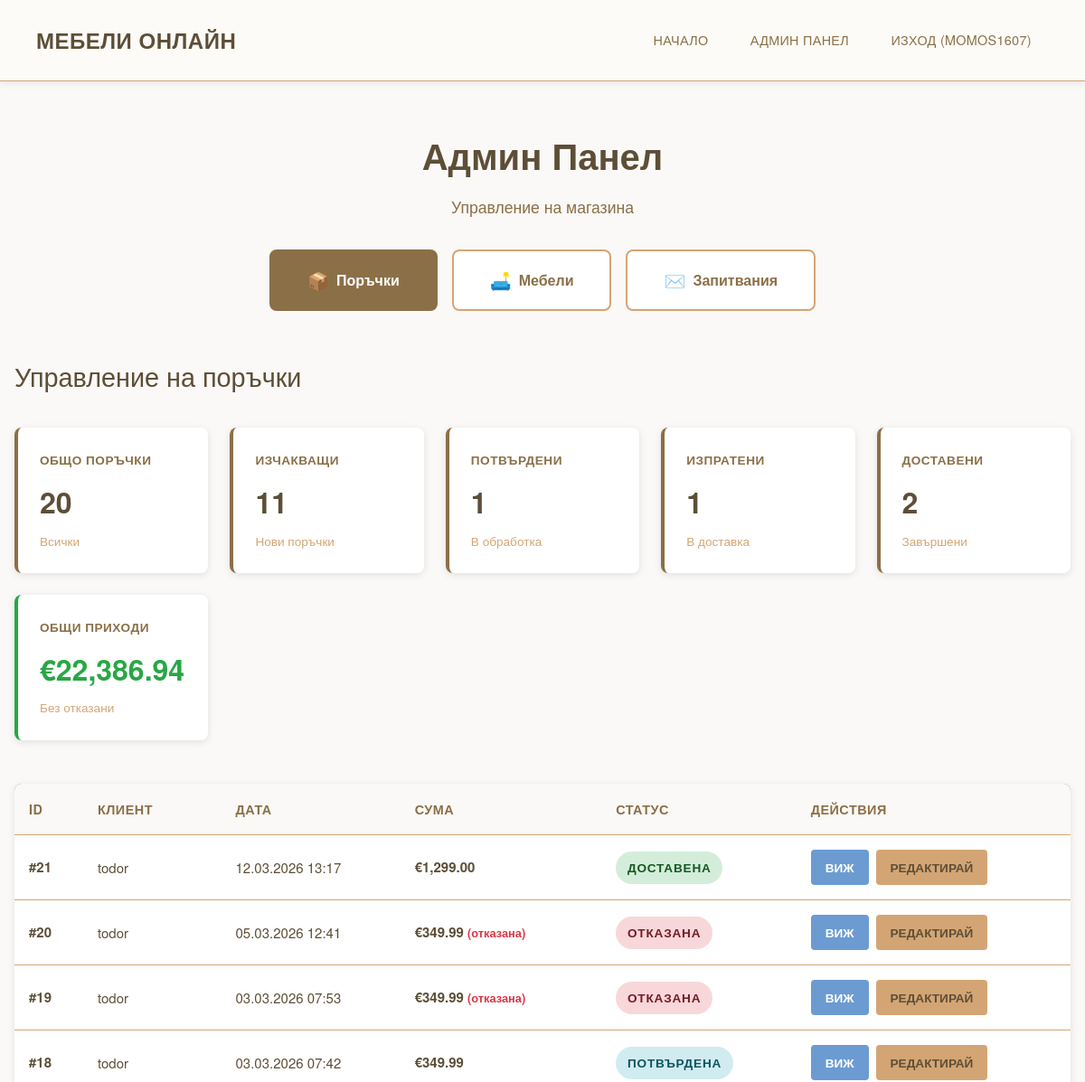
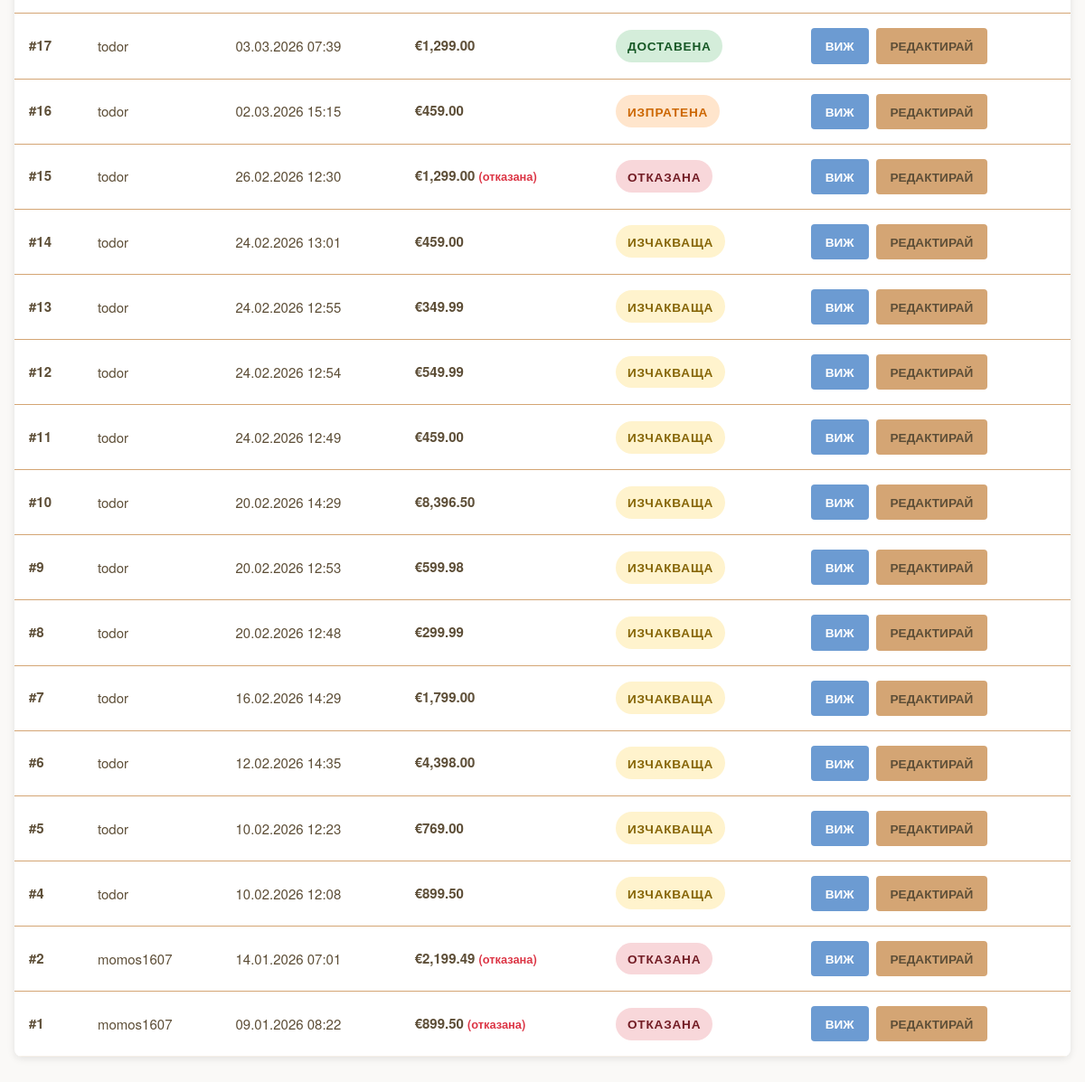
Screenshot of /admin_orders.php (signed in) with the database file from the repository (2 pictures, top to bottom).
### tables this page shows
CREATE TABLE `orders` (
  `id` int(11) NOT NULL,
  `user_id` int(11) NOT NULL,
  `total_price` decimal(10,2) NOT NULL,
  `status` enum('pending','confirmed','shipped','delivered','cancelled') NOT NULL DEFAULT 'pending',
  `delivery_address` text NOT NULL,
  `phone` varchar(20) NOT NULL,
  `notes` text DEFAULT NULL,
  `created_at` timestamp NOT NULL DEFAULT current_timestamp()
);

CREATE TABLE `users` (
  `id` int(11) NOT NULL,
  `username` varchar(50) NOT NULL,
  `email` varchar(100) NOT NULL,
  `password` varchar(255) NOT NULL,
  `is_admin` tinyint(1) DEFAULT 0,
  `full_name` varchar(100) NOT NULL,
  `phone` varchar(20) DEFAULT NULL,
  `address` text DEFAULT NULL,
  `role` enum('user','admin') DEFAULT 'user',
  `created_at` timestamp NOT NULL DEFAULT current_timestamp()
);

### admin_orders.php (the view, shortened to what this page needs)
<?php
require_once 'config.php';
$query = "SELECT o.*, u.username, u.email
          FROM orders o
          LEFT JOIN users u ON o.user_id = u.id
          ORDER BY o.created_at DESC";
$result = mysqli_query($conn, $query);
$stats_query = "SELECT
                COUNT(*) as total_orders,
                SUM(CASE WHEN status = 'pending' OR status IS NULL OR status = '' THEN 1 ELSE 0 END) as pending_orders,
                SUM(CASE WHEN status = 'confirmed' THEN 1 ELSE 0 END) as confirmed_orders,
                SUM(CASE WHEN status = 'shipped' THEN 1 ELSE 0 END) as shipped_orders,
                SUM(CASE WHEN status = 'delivered' THEN 1 ELSE 0 END) as delivered_orders,
                SUM(CASE WHEN status = 'cancelled' THEN 1 ELSE 0 END) as cancelled_orders,
                SUM(CASE WHEN status != 'cancelled' THEN total_price ELSE 0 END) as total_revenue
                FROM orders";
$stats_result = mysqli_query($conn, $stats_query);
$stats = mysqli_fetch_assoc($stats_result);
$status_text = [
    'pending' => 'Изчакваща',
    'confirmed' => 'Потвърдена',
    'shipped' => 'Изпратена',
    'delivered' => 'Доставена',
    'cancelled' => 'Отказана',
    '' => 'Обработва се',
    null => 'Обработва се'
];
?>
<!DOCTYPE html>
<html lang="bg">
<head>
    <link rel="stylesheet" href="style.css">
</head>
<body>
    <nav class="navbar">
        <div class="container">
            <div class="nav-wrapper">
                <a href="index.php" class="logo">МЕБЕЛИ ОНЛАЙН</a>
                <ul class="nav-menu">
                    <li><a href="index.php">НАЧАЛО</a></li>
                    <li><a href="admin_orders.php">АДМИН ПАНЕЛ</a></li>
                    <li><a href="logout.php">ИЗХОД (<?php echo htmlspecialchars($_SESSION['username']); ?>)</a></li>
                </ul>
            </div>
        </div>
    </nav>
    <div class="admin-container">
        <div class="admin-header">
            <h1>Админ Панел</h1>
            <p class="admin-subtitle">Управление на магазина</p>
            <div class="admin-tabs">
                <a href="admin_orders.php" class="admin-tab active">
                    <span class="admin-tab-icon">📦</span>
                    Поръчки
                </a>
                <a href="admin_furniture.php" class="admin-tab">
                    <span class="admin-tab-icon">🛋️</span>
                    Мебели
                </a>
                <a href="admin_custom_requests.php" class="admin-tab">
                    <span class="admin-tab-icon">✉️</span>
                    Запитвания
                </a>
            </div>
        </div>
        <div class="content-header">
            <h2>Управление на поръчки</h2>
        </div>
        <div class="stats-container">
            <div class="stat-card">
                <div class="stat-label">Общо поръчки</div>
                <div class="stat-value"><?php echo $stats['total_orders']; ?></div>
                <div class="stat-sublabel">Всички</div>
            </div>
            <div class="stat-card">
                <div class="stat-label">Изчакващи</div>
                <div class="stat-value"><?php echo $stats['pending_orders']; ?></div>
                <div class="stat-sublabel">Нови поръчки</div>
            </div>
            <div class="stat-card">
                <div class="stat-label">Потвърдени</div>
                <div class="stat-value"><?php echo $stats['confirmed_orders']; ?></div>
                <div class="stat-sublabel">В обработка</div>
            </div>
            <div class="stat-card">
                <div class="stat-label">Изпратени</div>
                <div class="stat-value"><?php echo $stats['shipped_orders']; ?></div>
                <div class="stat-sublabel">В доставка</div>
            </div>
            <div class="stat-card">
                <div class="stat-label">Доставени</div>
                <div class="stat-value"><?php echo $stats['delivered_orders']; ?></div>
                <div class="stat-sublabel">Завършени</div>
            </div>
            <div class="stat-card" style="border-left-color: #28a745;">
                <div class="stat-label">Общи приходи</div>
                <div class="stat-value" style="color: #28a745;">€<?php echo number_format($stats['total_revenue'], 2); ?></div>
                <div class="stat-sublabel">Без отказани</div>
            </div>
        </div>
        <div class="orders-section">
            <?php if (mysqli_num_rows($result) > 0): ?>
                <table class="orders-table">
                    <thead>
                        <tr>
                            <th>ID</th>
                            <th>Клиент</th>
                            <th>Дата</th>
                            <th>Сума</th>
                            <th>Статус</th>
                            <th>Действия</th>
                        </tr>
                    </thead>
                    <tbody>
                        <?php while ($order = mysqli_fetch_assoc($result)): ?>
                            <?php
                            $order_status = $order['status'];
                            if (empty($order_status) || $order_status === null || $order_status === '') {
                                $order_status = 'pending';
                            }
                            $status_class = 'status-' . $order_status;
                            $status_label = $status_text[$order_status] ?? 'Обработва се';
                            ?>
                            <tr>
                                <td class="order-id">#<?php echo $order['id']; ?></td>
                                <td><?php echo htmlspecialchars($order['username'] ?? 'N/A'); ?></td>
                                <td><?php echo date('d.m.Y H:i', strtotime($order['created_at'])); ?></td>
                                <td style="font-weight: 600;">
                                    €<?php echo number_format($order['total_price'], 2); ?>
                                    <?php if ($order_status === 'cancelled'): ?>
                                        <span style="font-size: 0.8rem; color: #dc3545;">(отказана)</span>
                                    <?php endif; ?>
                                </td>
                                <td>
                                    <span class="status-badge <?php echo $status_class; ?>">
                                        <?php echo $status_label; ?>
                                    </span>
                                </td>
                                <td>
                                    <div class="action-buttons">
                                        <a href="view_order.php?id=<?php echo $order['id']; ?>" class="btn-action btn-view">
                                            Виж
                                        </a>
                                        <a href="edit_order.php?id=<?php echo $order['id']; ?>" class="btn-action btn-edit">
                                            Редактирай
                                        </a>
                                    </div>
                                </td>
                            </tr>
                        <?php endwhile; ?>
                    </tbody>
                </table>
            <?php endif; ?>
        </div>
    </div>
</body>
</html>

### style.css (style rules this page uses)
:root { --primary-dark: #8B6F47; --primary-black: #5D4E37; --secondary-dark: #2d2d2d; --accent-gold: #c9a96e; --accent-beige: #e8e3d8; --text-primary: #8B6F47; --text-secondary: #8B6F47; --text-light: #B8A794; --bg-cream: #faf9f7; --bg-light: #FDFBF7; --border-light: #D4A574; --shadow-soft: 0 2px 8px rgba(0,0,0,0.08); --shadow-medium: 0 4px 16px rgba(0,0,0,0.1); --shadow-hover: 0 8px 24px rgba(0,0,0,0.12); --transition: all 0.35s cubic-bezier(0.4, 0, 0.2, 1); }
* { margin: 0; padding: 0; box-sizing: border-box; }
html { scroll-behavior: smooth; }
body { font-family: 'Helvetica Neue', 'Arial', sans-serif; line-height: 1.7; color: var(--text-primary); background-color: var(--bg-cream); font-size: 15px; -webkit-font-smoothing: antialiased; -moz-osx-font-smoothing: grayscale; }
.container { max-width: 1440px; margin: 0 auto; padding: 0 2.5rem; }
.navbar { background-color: var(--bg-light); border-bottom: 1px solid var(--border-light); position: sticky; top: 0; z-index: 1000; box-shadow: var(--shadow-soft); }
.nav-wrapper { display: flex; justify-content: space-between; align-items: center; padding: 1.5rem 0; }
.logo { font-size: 1.5rem; font-weight: 700; color: var(--primary-black); text-decoration: none; letter-spacing: 0.5px; text-transform: uppercase; transition: var(--transition); }
.nav-menu { display: flex; list-style: none; gap: 0.5rem; align-items: center; }
.nav-menu li a { color: var(--text-primary); text-decoration: none; padding: 0.7rem 1.2rem; border-radius: 2px; transition: var(--transition); font-weight: 500; font-size: 0.9rem; letter-spacing: 0.3px; text-transform: uppercase; }
table { width: 100%; border-collapse: separate; border-spacing: 0; }
table th, table td { padding: 1.2rem 1rem; text-align: left; border-bottom: 1px solid var(--border-light); }
table th { background-color: var(--bg-cream); color: var(--text-primary); font-weight: 600; font-size: 0.85rem; text-transform: uppercase; letter-spacing: 1px; }
table tbody tr { transition: var(--transition); }
table tbody tr:last-child td { border-bottom: none; }
.status-badge { padding: 0.4rem 1rem; font-size: 0.75rem; font-weight: 600; display: inline-block; text-transform: uppercase; letter-spacing: 0.8px; border-radius: 2px; }
.status-pending { background-color: #FDFBF73cd; color: #856404; }
.status-cancelled { background-color: #f8d7da; color: #721c24; }
h1, h2, h3, h4, h5, h6 { font-weight: 400; }

### rows the page displays
orders: id "21", user.username "todor", created_at "12.03.2026 13:17", total_price "1,299.00", status "ДОСТАВЕНА"
orders: id "20", user.username "todor", created_at "05.03.2026 12:41", total_price "349.99", shows "(отказана)", status "ОТКАЗАНА"
orders: id "19", user.username "todor", created_at "03.03.2026 07:53", total_price "349.99", shows "(отказана)", status "ОТКАЗАНА"
orders: id "18", user.username "todor", created_at "03.03.2026 07:42", total_price "349.99", status "ПОТВЪРДЕНА"
orders: id "17", user.username "todor", created_at "03.03.2026 07:39", total_price "1,299.00", status "ДОСТАВЕНА"
orders: id "16", user.username "todor", created_at "02.03.2026 15:15", total_price "459.00", status "ИЗПРАТЕНА"
orders: id "15", user.username "todor", created_at "26.02.2026 12:30", total_price "1,299.00", shows "(отказана)", status "ОТКАЗАНА"
orders: id "14", user.username "todor", created_at "24.02.2026 13:01", total_price "459.00", status "ИЗЧАКВАЩА"
orders: id "13", user.username "todor", created_at "24.02.2026 12:55", total_price "349.99", status "ИЗЧАКВАЩА"
orders: id "12", user.username "todor", created_at "24.02.2026 12:54", total_price "549.99", status "ИЗЧАКВАЩА"
orders: id "11", user.username "todor", created_at "24.02.2026 12:49", total_price "459.00", status "ИЗЧАКВАЩА"
orders: id "10", user.username "todor", created_at "20.02.2026 14:29", total_price "8,396.50", status_label "ИЗЧАКВАЩА"
orders: id "9", user.username "todor", created_at "20.02.2026 12:53", total_price "599.98", status "ИЗЧАКВАЩА"
orders: id "8", user.username "todor", created_at "20.02.2026 12:48", total_price "299.99", status "ИЗЧАКВАЩА"
orders: id "7", user.username "todor", created_at "16.02.2026 14:29", total_price "1,799.00", status "ИЗЧАКВАЩА"
orders: id "6", user.username "todor", created_at "12.02.2026 14:35", total_price "4,398.00", status "ИЗЧАКВАЩА"
orders: id "5", user.username "todor", created_at "10.02.2026 12:23", total_price "769.00", status "ИЗЧАКВАЩА"
orders: id "4", user.username "todor", created_at "10.02.2026 12:08", total_price "899.50", status_label "ИЗЧАКВАЩА"
orders: id "2", user.username "momos1607", created_at "14.01.2026 07:01", total_price "2,199.49", shows "(отказана)", status "ОТКАЗАНА"
orders: id "1", user.username "momos1607", created_at "09.01.2026 08:22", total_price "899.50", shows "(отказана)", status "ОТКАЗАНА"

### other values shown
$_SESSION['username'] "MOMOS1607"
$stats['total_orders'] "20"
$stats['pending_orders'] "11"
$stats['confirmed_orders'] "1"
$stats['shipped_orders'] "1"
$stats['delivered_orders'] "2"
$stats['total_revenue'] "22,386.94"
